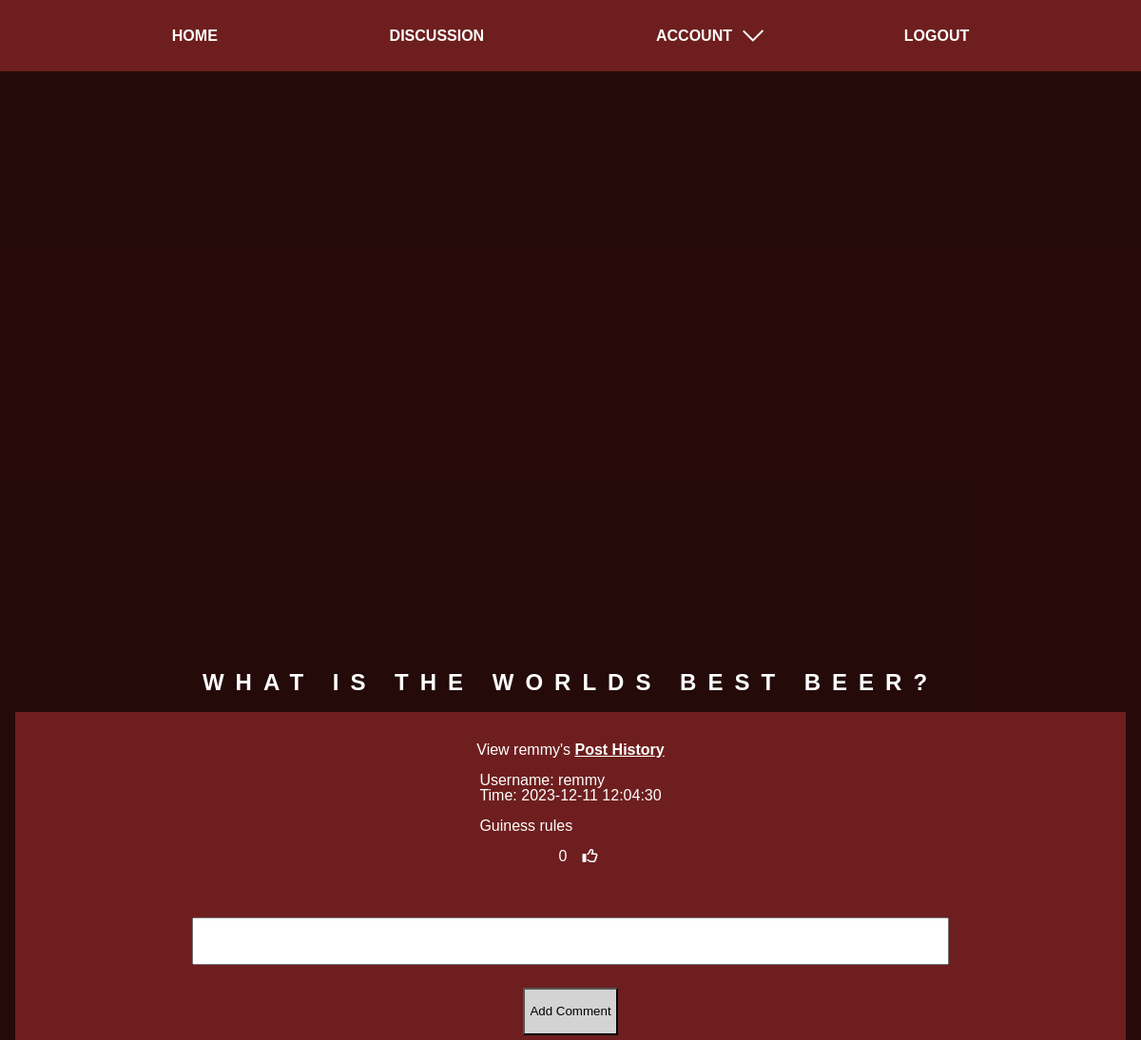
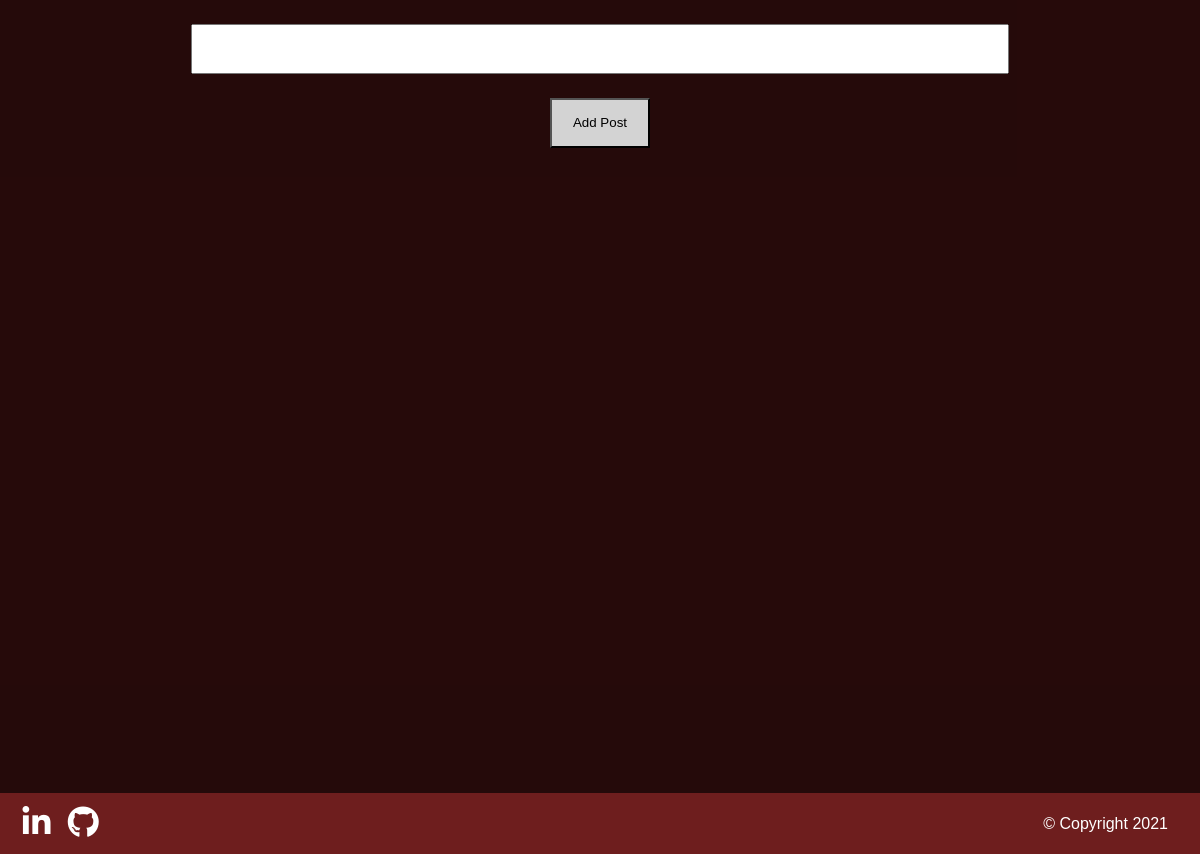
/discussion (signed in), run on the app's committed database (2 pictures, top to bottom).
### website/models.py (models this page shows)
class Post(db.Model):
    id = db.Column(db.Integer, primary_key=True)
    data = db.Column(db.String(10000))
    date = db.Column(db.DateTime(timezone=True), default=func.now())
    user_id = db.Column(db.Integer, db.ForeignKey('user.id', ondelete="CASCADE"), nullable=False)
    comments = db.relationship('Comment', backref="post", passive_deletes=False, cascade="all")
    likes = db.relationship("Like", backref="post", passive_deletes=False, cascade="all")

class User(db.Model, UserMixin):
    id = db.Column(db.Integer, primary_key=True)
    email = db.Column(db.String(150), unique=True)
    password = db.Column(db.String(150))
    first_name = db.Column(db.String(150))
    address = db.Column(db.String(150))
    post_code = db.Column(db.String(8))
    posts = db.relationship('Post', backref="user", passive_deletes=True)
    comments = db.relationship('Comment', backref="user", passive_deletes=True)
    likes = db.relationship('Like', backref="user", passive_deletes=True)

### website/views.py (the view)
@views.route("/discussion")
@login_required
def posts():
    posts = Post.query.order_by(Post.date.desc()).all()
    return render_template("posts.html", user=current_user, posts=posts)

### website/__init__.py (called while the page is built)
def create_app():
    app = Flask(__name__)
    app.config["SECRET_KEY"] = "fgdnjrkflefrfvj"
    app.config["SQLALCHEMY_DATABASE_URI"] = f'sqlite:///{DB_NAME}'
    db.init_app(app)
    from .views import views
    from .auth import auth
    from .crud.add import add
    from .crud.delete import delete
    from .crud.update import update
    app.register_blueprint(views, url_prefix="/")
    app.register_blueprint(auth, url_prefix="/")
    app.register_blueprint(add, url_prefix="/")
    app.register_blueprint(delete, url_prefix="/")
    app.register_blueprint(update, url_prefix="/")
    from .models import User
    create_database(app)
    login_manager = LoginManager()
    login_manager.login_view = "auth.login"
    login_manager.init_app(app)
    @login_manager.user_loader
    def load_user(id):
        return User.query.get(int(id))
    return app

### website/templates/posts.html (shortened to what this page needs)
{% extends "base.html" %}  {% block content%}
<section class="posts--container">
  <h1>What is the worlds best beer?</h1>
  <ul class="posts">
    {% if not posts %}
    <p>There's no posts yet... Be the first to tell us your favourite beer!</p>
    {% else %} {% for post in posts %}
    <div class="posts__item--container">
      <li class="posts__item">
        <span class="posts__item__link"
          >View {{post.user.first_name}}'s
          <a href="/account/my-posts/{{post.user.first_name}}">
            Post History
          </a>
          <br /></span
        > <br />
        Username: {{post.user.first_name}}
        <br />
        Time: {{post.date}} <br />
        <br />
        {{ post.data }}
        <br />
        {% if user.id in post.likes|map(attribute="post_id")|list %}
        <span class="posts__item__like"
          ><p>{{post.likes|length}}</p>
          <a href="/like-post/{{post.id}}"><i class="fas fa-thumbs-up"></i></a
        ></span>
        {% else %}
        <span class="posts__item__like"
          ><p>{{post.likes|length}}</p>
          <a href="/like-post/{{post.id}}"><i class="far fa-thumbs-up"></i></a
        ></span>
        {% endif %}
      </li>
      <form method="POST" action="/discussion/create-comment/{{post.id}}">
        <textarea name="comment" id="comment"></textarea>
        <button type="submit">Add Comment</button>
      </form>
    </div>
    {% endfor %}{% endif %}
  </ul>
  <form method="POST" action="/discussion">
    <textarea name="post"></textarea>
    <button type="submit">Add Post</button>
  </form>
</section>
{% endblock content %}

### website/static/css/main.css (style rules this page uses)
*, *:after, *:before { -webkit-box-sizing: border-box; box-sizing: border-box; margin: 0; padding: 0; }
h1 { font-family: "Syncopate", sans-serif; text-transform: uppercase; letter-spacing: 1vw; line-height: 1.2; font-size: 3vw; text-align: center; }
.posts--container { position: relative; display: -webkit-box; display: -ms-flexbox; display: flex; -webkit-box-orient: vertical; -webkit-box-direction: normal; -ms-flex-direction: column; flex-direction: column; background: rgba(0, 0, 0, 0.66); padding: 1rem; height: 93vh; -webkit-box-pack: center; -ms-flex-pack: center; justify-content: center; }
.posts--container h1 { padding-bottom: 1rem; }
.posts--container form textarea { width: 70%; height: 50px; margin-bottom: 0.5rem; margin-top: 1.5rem; }
.posts--container .posts { height: 345px; overflow: auto; }
.posts--container .posts p { text-align: center; margin: 1rem; }
.posts--container .posts .posts__item--container { background-color: #6e1e1e; padding: 1rem; }
.posts--container .posts .posts__item--container .posts__item { display: -webkit-box; display: -ms-flexbox; display: flex; -webkit-box-orient: vertical; -webkit-box-direction: normal; -ms-flex-direction: column; flex-direction: column; -webkit-box-align: center; -ms-flex-align: center; align-items: center; margin-bottom: 1rem; margin-top: 1rem; }
.posts--container .posts .posts__item--container .posts__item .posts__item__like { display: -webkit-box; display: -ms-flexbox; display: flex; -webkit-box-align: center; -ms-flex-align: center; align-items: center; }
.posts--container .posts .posts__item--container .posts__item .posts__item__link a { font-weight: bold; text-decoration: underline; -webkit-transition: all 0.5s ease-in-out; transition: all 0.5s ease-in-out; }
.posts--container .posts .posts__item--container form textarea { width: 70%; margin-bottom: 0.5rem; height: 50px; }
:root { --fs-400: 1rem; }
ul, li { margin: 0; padding: 0; list-style-type: none; }
a { color: #fff; text-decoration: none; }
body { font-size: var(--fs-400); background: #6e1e1e; color: #fff; font-family: "Syncopate", sans-serif; line-height: 1; margin: 0; height: 100vh; }
button { margin: 1rem; display: block; padding: 0.3rem; background-color: lightgray; height: 50px; width: 100px; }
form { display: -webkit-box; display: -ms-flexbox; display: flex; -webkit-box-orient: vertical; -webkit-box-direction: normal; -ms-flex-direction: column; flex-direction: column; -webkit-box-align: center; -ms-flex-align: center; align-items: center; }
form textarea { resize: none; font-size: 1.25rem; }
@media only screen and (min-width: 600px) { h1 { font-size: 2vw; } }

### data on the page
Post: user.first_name "remmy", date "2023-12-11 12:04:30", data "Guiness rules", likes|length "0"
